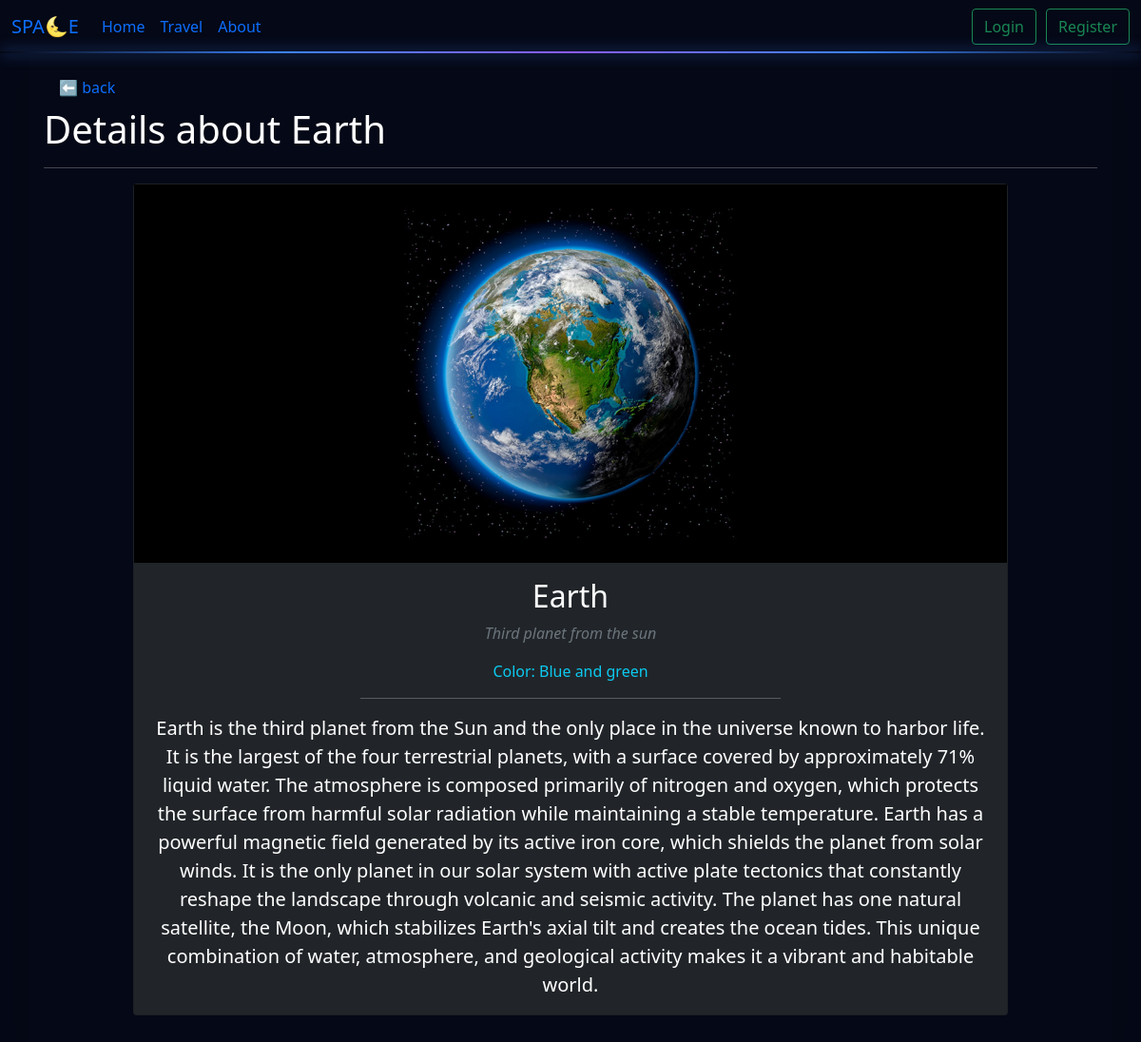
Page /planet/3 on the committed database.
### models.py (models this page shows, shortened)
class BaseModel:
    def create(self):
        db.session.add(self)
        db.session.commit()

class Planet(db.Model, BaseModel):
    __tablename__ = "planets"
    id = db.Column(db.Integer(), primary_key = True)
    title = db.Column(db.String(), nullable = False)
    color = db.Column(db.String(), nullable = False)
    second_name = db.Column(db.String(), nullable = False)
    distance_million_km = db.Column(db.Float(), nullable = False) # Float-it ar aris aucilebeli rom mteli ricxvi iyos. moon-ze maq 0.4
    image = db.Column(db.String(), default = "default.jpg")
    details = db.Column(db.String(), nullable = False)

### routes.py (the view)
@app.route("/planet/<int:planet_id>")
def view_planet_details(planet_id):
    planet = Planet.query.get(planet_id)
    if planet:
        reviews = Review.query.filter(Review.planet_id == planet_id).all()
        return render_template("planet_details.html",
                               planet=planet,
                               reviews=reviews)
    return "Planet Not Found"

### templates/planet_details.html (shortened to what this page needs)
{% extends 'base.html' %}
{% block content %}
<a href="/" class="nav-link"> ⬅️ back</a>
<h1>Details about {{ planet.title }}</h1>
<hr>
<div class="row justify-content-center">
    <div class="col-12 col-lg-10">
        <div class="card mb-4" style="background-color: #212529">
            <div class="text-center p-4" style="background-color: #000;">
                <img src="/static/images/{{ planet.image }}" class="img-fluid" style="max-height: 350px;" alt="Planet Image">
            </div>
            <div class="card-body text-center">
                <h2 class="card-title text-white">{{ planet.title }}</h2>
                <p class="card-text text-muted"><i>{{ planet.second_name }}</i></p>
                <p class="card-text text-info">Color: {{ planet.color }}</p>
                <hr style="width: 50%; margin: 1rem auto;">
                <p class="card-text text-white fs-5">{{ planet.details }}</p>
            </div>
        </div>
    </div>
</div>
{% endblock %}

### static/style.css (style rules this page uses)
body { background-color: #050816; color: white; }

### rows in the picture
Planet: title "Earth", image (picture), second_name "Third planet from the sun", color "Blue and green", details "Earth is the third planet from the Sun and the only place in the universe known to harbor life. It is the largest of the four terrestrial planets, with a surface covered by approximately 71% liquid water. The atmosphere is composed primarily of nitrogen and oxygen, which protects the surface from harmful solar radiation while maintaining a stable temperature. Earth has a powerful magnetic field generated by its active iron core, which shields the planet from solar winds. It is the only planet in our solar system with active plate tectonics that constantly reshape the landscape through volcanic and seismic activity. The planet has one natural satellite, the Moon, which stabilizes Earth's…"
